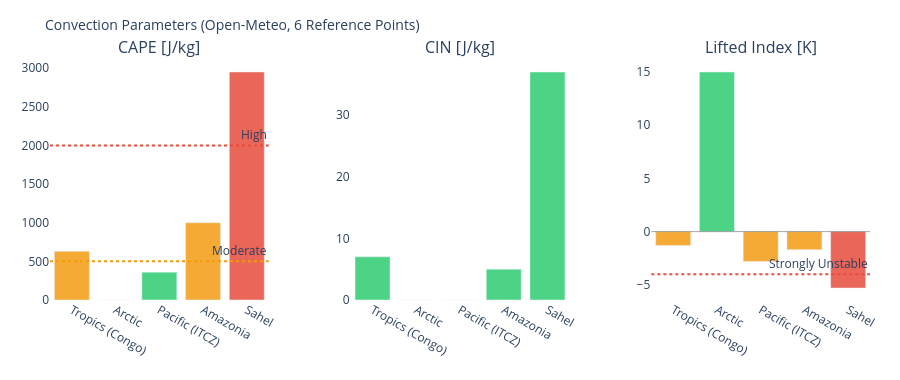

Write notebook code for a chart like this one.
### Markdown cell above
---
## 3. Visualizations

### Code cell
# ============================================================
# CAPE / CIN / LIFTED INDEX – Convection potential
# ============================================================

if not df_atm.empty:
    fig = make_subplots(
        rows=1, cols=3,
        subplot_titles=['CAPE [J/kg]', 'CIN [J/kg]', 'Lifted Index [K]'],
        horizontal_spacing=0.1
    )
    pts = df_atm['point'].tolist()
    pt_colors = ['#E85D24','#185FA5','#888780','#378ADD','#639922','#F2A623']

    # CAPE – höher = mehr Gewitterpotential
    cape_vals = df_atm['cape'].fillna(0).tolist()
    cape_colors = ['#e74c3c' if v > 2000 else '#f39c12' if v > 500 else '#2ecc71'
                   for v in cape_vals]
    fig.add_trace(go.Bar(x=pts, y=cape_vals, marker_color=cape_colors,
                         opacity=0.85, showlegend=False), row=1, col=1)
    fig.add_hline(y=2000, line_dash='dot', line_color='#e74c3c',
                  annotation_text='High', row=1, col=1)
    fig.add_hline(y=500,  line_dash='dot', line_color='#f39c12',
                  annotation_text='Moderate', row=1, col=1)

    # CIN – negativer = stärker gedeckelt (weniger Auslöse)
    cin_vals = df_atm['cin'].fillna(0).tolist()
    cin_colors = ['#e74c3c' if v < -200 else '#f39c12' if v < -50 else '#2ecc71'
                  for v in cin_vals]
    fig.add_trace(go.Bar(x=pts, y=cin_vals, marker_color=cin_colors,
                         opacity=0.85, showlegend=False), row=1, col=2)

    # Lifted Index – negativ = instabil
    li_vals = df_atm['li'].fillna(0).tolist()
    li_colors = ['#e74c3c' if v < -4 else '#f39c12' if v < 0 else '#2ecc71'
                 for v in li_vals]
    fig.add_trace(go.Bar(x=pts, y=li_vals, marker_color=li_colors,
                         opacity=0.85, showlegend=False), row=1, col=3)
    fig.add_hline(y=0, line_color='gray', line_width=0.7, row=1, col=3)
    fig.add_hline(y=-4, line_dash='dot', line_color='#e74c3c',
                  annotation_text='Strongly Unstable', row=1, col=3)

    fig.update_layout(
        title=dict(text='Convection Parameters (Open-Meteo, 6 Reference Points)', font=dict(size=14)),
        height=380, plot_bgcolor='rgba(0,0,0,0)', paper_bgcolor='rgba(0,0,0,0)',
        margin=dict(l=50, r=30, t=60, b=80)
    )
    fig.update_xaxes(tickangle=30)
    fig.show()

### Figure 1 — Plotly figure (JSON) as saved in the notebook; plotly's stock layout.template omitted (floating-point values rounded to 4 significant figures)
{"data": [{"marker": {"color": ["#f39c12", "#2ecc71", "#2ecc71", "#f39c12", "#e74c3c"]}, "opacity": 0.85, "showlegend": false, "type": "bar", "x": ["Tropics (Congo)", "Arctic", "Pacific (ITCZ)", "Amazonia", "Sahel"], "xaxis": "x", "y": [630.0, 0.0, 360.0, 1000.0, 2950.0], "yaxis": "y"}, {"marker": {"color": ["#2ecc71", "#2ecc71", "#2ecc71", "#2ecc71", "#2ecc71"]}, "opacity": 0.85, "showlegend": false, "type": "bar", "x": ["Tropics (Congo)", "Arctic", "Pacific (ITCZ)", "Amazonia", "Sahel"], "xaxis": "x2", "y": [7.0, 0.0, 0.0, 5.0, 37.0], "yaxis": "y2"}, {"marker": {"color": ["#f39c12", "#2ecc71", "#f39c12", "#f39c12", "#e74c3c"]}, "opacity": 0.85, "showlegend": false, "type": "bar", "x": ["Tropics (Congo)", "Arctic", "Pacific (ITCZ)", "Amazonia", "Sahel"], "xaxis": "x3", "y": [-1.3, 15.0, -2.8, -1.7, -5.3], "yaxis": "y3"}], "layout": {"annotations": [{"font": {"size": 16}, "showarrow": false, "text": "CAPE [J/kg]", "x": 0.1333, "xanchor": "center", "xref": "paper", "y": 1.0, "yanchor": "bottom", "yref": "paper"}, {"font": {"size": 16}, "showarrow": false, "text": "CIN [J/kg]", "x": 0.5, "xanchor": "center", "xref": "paper", "y": 1.0, "yanchor": "bottom", "yref": "paper"}, {"font": {"size": 16}, "showarrow": false, "text": "Lifted Index [K]", "x": 0.8667, "xanchor": "center", "xref": "paper", "y": 1.0, "yanchor": "bottom", "yref": "paper"}, {"showarrow": false, "text": "High", "x": 1, "xanchor": "right", "xref": "x domain", "y": 2000, "yanchor": "bottom", "yref": "y"}, {"showarrow": false, "text": "Moderate", "x": 1, "xanchor": "right", "xref": "x domain", "y": 500, "yanchor": "bottom", "yref": "y"}, {"showarrow": false, "text": "Strongly Unstable", "x": 1, "xanchor": "right", "xref": "x3 domain", "y": -4, "yanchor": "bottom", "yref": "y3"}], "height": 380, "margin": {"b": 80, "l": 50, "r": 30, "t": 60}, "paper_bgcolor": "rgba(0,0,0,0)", "plot_bgcolor": "rgba(0,0,0,0)", "shapes": [{"line": {"color": "#e74c3c", "dash": "dot"}, "type": "line", "x0": 0, "x1": 1, "xref": "x domain", "y0": 2000, "y1": 2000, "yref": "y"}, {"line": {"color": "#f39c12", "dash": "dot"}, "type": "line", "x0": 0, "x1": 1, "xref": "x domain", "y0": 500, "y1": 500, "yref": "y"}, {"line": {"color": "gray", "width": 0.7}, "type": "line", "x0": 0, "x1": 1, "xref": "x3 domain", "y0": 0, "y1": 0, "yref": "y3"}, {"line": {"color": "#e74c3c", "dash": "dot"}, "type": "line", "x0": 0, "x1": 1, "xref": "x3 domain", "y0": -4, "y1": -4, "yref": "y3"}], "title": {"font": {"size": 14}, "text": "Convection Parameters (Open-Meteo, 6 Reference Points)"}, "xaxis": {"anchor": "y", "domain": [0.0, 0.2667], "tickangle": 30}, "xaxis2": {"anchor": "y2", "domain": [0.3667, 0.6333], "tickangle": 30}, "xaxis3": {"anchor": "y3", "domain": [0.7333, 1.0], "tickangle": 30}, "yaxis": {"anchor": "x", "domain": [0.0, 1.0]}, "yaxis2": {"anchor": "x2", "domain": [0.0, 1.0]}, "yaxis3": {"anchor": "x3", "domain": [0.0, 1.0]}}}
